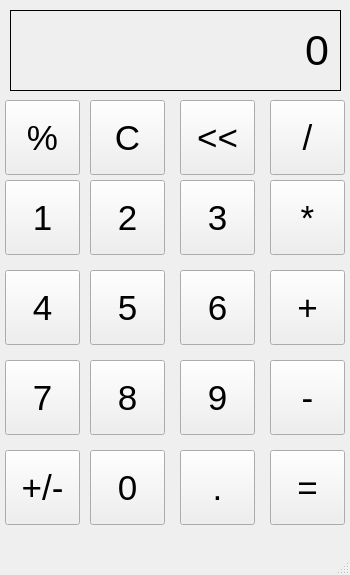
<?xml version="1.0" encoding="UTF-8"?>
<ui version="4.0">
 <class>MainWindow</class>
 <widget class="QMainWindow" name="MainWindow">
  <property name="geometry">
   <rect>
    <x>0</x>
    <y>0</y>
    <width>350</width>
    <height>575</height>
   </rect>
  </property>
  <property name="windowTitle">
   <string>Calculator</string>
  </property>
  <widget class="QWidget" name="centralwidget">
   <widget class="QLabel" name="outputLabel">
    <property name="geometry">
     <rect>
      <x>10</x>
      <y>10</y>
      <width>331</width>
      <height>81</height>
     </rect>
    </property>
    <property name="font">
     <font>
      <pointsize>32</pointsize>
     </font>
    </property>
    <property name="frameShape">
     <enum>QFrame::Box</enum>
    </property>
    <property name="frameShadow">
     <enum>QFrame::Plain</enum>
    </property>
    <property name="text">
     <string>0</string>
    </property>
    <property name="alignment">
     <set>Qt::AlignRight|Qt::AlignTrailing|Qt::AlignVCenter</set>
    </property>
    <property name="margin">
     <number>15</number>
    </property>
   </widget>
   <widget class="QPushButton" name="percentButton">
    <property name="geometry">
     <rect>
      <x>5</x>
      <y>100</y>
      <width>75</width>
      <height>75</height>
     </rect>
    </property>
    <property name="font">
     <font>
      <pointsize>26</pointsize>
     </font>
    </property>
    <property name="text">
     <string>%</string>
    </property>
   </widget>
   <widget class="QPushButton" name="cButton">
    <property name="geometry">
     <rect>
      <x>90</x>
      <y>100</y>
      <width>75</width>
      <height>75</height>
     </rect>
    </property>
    <property name="font">
     <font>
      <pointsize>26</pointsize>
     </font>
    </property>
    <property name="text">
     <string>C</string>
    </property>
   </widget>
   <widget class="QPushButton" name="delButton">
    <property name="geometry">
     <rect>
      <x>180</x>
      <y>100</y>
      <width>75</width>
      <height>75</height>
     </rect>
    </property>
    <property name="font">
     <font>
      <pointsize>26</pointsize>
     </font>
    </property>
    <property name="text">
     <string>&lt;&lt;</string>
    </property>
   </widget>
   <widget class="QPushButton" name="divideButton">
    <property name="geometry">
     <rect>
      <x>270</x>
      <y>100</y>
      <width>75</width>
      <height>75</height>
     </rect>
    </property>
    <property name="font">
     <font>
      <pointsize>26</pointsize>
     </font>
    </property>
    <property name="text">
     <string>/</string>
    </property>
   </widget>
   <widget class="QPushButton" name="threeButton">
    <property name="geometry">
     <rect>
      <x>180</x>
      <y>180</y>
      <width>75</width>
      <height>75</height>
     </rect>
    </property>
    <property name="font">
     <font>
      <pointsize>26</pointsize>
     </font>
    </property>
    <property name="text">
     <string>3</string>
    </property>
   </widget>
   <widget class="QPushButton" name="twoButton">
    <property name="geometry">
     <rect>
      <x>90</x>
      <y>180</y>
      <width>75</width>
      <height>75</height>
     </rect>
    </property>
    <property name="font">
     <font>
      <pointsize>26</pointsize>
     </font>
    </property>
    <property name="text">
     <string>2</string>
    </property>
   </widget>
   <widget class="QPushButton" name="oneButton">
    <property name="geometry">
     <rect>
      <x>5</x>
      <y>180</y>
      <width>75</width>
      <height>75</height>
     </rect>
    </property>
    <property name="font">
     <font>
      <pointsize>26</pointsize>
     </font>
    </property>
    <property name="text">
     <string>1</string>
    </property>
   </widget>
   <widget class="QPushButton" name="multiplyButton">
    <property name="geometry">
     <rect>
      <x>270</x>
      <y>180</y>
      <width>75</width>
      <height>75</height>
     </rect>
    </property>
    <property name="font">
     <font>
      <pointsize>26</pointsize>
     </font>
    </property>
    <property name="text">
     <string>*</string>
    </property>
   </widget>
   <widget class="QPushButton" name="sixButton">
    <property name="geometry">
     <rect>
      <x>180</x>
      <y>270</y>
      <width>75</width>
      <height>75</height>
     </rect>
    </property>
    <property name="font">
     <font>
      <pointsize>26</pointsize>
     </font>
    </property>
    <property name="text">
     <string>6</string>
    </property>
   </widget>
   <widget class="QPushButton" name="fiveButton">
    <property name="geometry">
     <rect>
      <x>90</x>
      <y>270</y>
      <width>75</width>
      <height>75</height>
     </rect>
    </property>
    <property name="font">
     <font>
      <pointsize>26</pointsize>
     </font>
    </property>
    <property name="text">
     <string>5</string>
    </property>
   </widget>
   <widget class="QPushButton" name="fourButton">
    <property name="geometry">
     <rect>
      <x>5</x>
      <y>270</y>
      <width>75</width>
      <height>75</height>
     </rect>
    </property>
    <property name="font">
     <font>
      <pointsize>26</pointsize>
     </font>
    </property>
    <property name="text">
     <string>4</string>
    </property>
   </widget>
   <widget class="QPushButton" name="addButton">
    <property name="geometry">
     <rect>
      <x>270</x>
      <y>270</y>
      <width>75</width>
      <height>75</height>
     </rect>
    </property>
    <property name="font">
     <font>
      <pointsize>26</pointsize>
     </font>
    </property>
    <property name="text">
     <string>+</string>
    </property>
   </widget>
   <widget class="QPushButton" name="nineButton">
    <property name="geometry">
     <rect>
      <x>180</x>
      <y>360</y>
      <width>75</width>
      <height>75</height>
     </rect>
    </property>
    <property name="font">
     <font>
      <pointsize>26</pointsize>
     </font>
    </property>
    <property name="text">
     <string>9</string>
    </property>
   </widget>
   <widget class="QPushButton" name="eightButton">
    <property name="geometry">
     <rect>
      <x>90</x>
      <y>360</y>
      <width>75</width>
      <height>75</height>
     </rect>
    </property>
    <property name="font">
     <font>
      <pointsize>26</pointsize>
     </font>
    </property>
    <property name="text">
     <string>8</string>
    </property>
   </widget>
   <widget class="QPushButton" name="sevenButton">
    <property name="geometry">
     <rect>
      <x>5</x>
      <y>360</y>
      <width>75</width>
      <height>75</height>
     </rect>
    </property>
    <property name="font">
     <font>
      <pointsize>26</pointsize>
     </font>
    </property>
    <property name="text">
     <string>7</string>
    </property>
   </widget>
   <widget class="QPushButton" name="subtractButton">
    <property name="geometry">
     <rect>
      <x>270</x>
      <y>360</y>
      <width>75</width>
      <height>75</height>
     </rect>
    </property>
    <property name="font">
     <font>
      <pointsize>26</pointsize>
     </font>
    </property>
    <property name="text">
     <string>-</string>
    </property>
   </widget>
   <widget class="QPushButton" name="equalButton">
    <property name="geometry">
     <rect>
      <x>270</x>
      <y>450</y>
      <width>75</width>
      <height>75</height>
     </rect>
    </property>
    <property name="font">
     <font>
      <pointsize>26</pointsize>
     </font>
    </property>
    <property name="text">
     <string>=</string>
    </property>
   </widget>
   <widget class="QPushButton" name="oppoButton">
    <property name="geometry">
     <rect>
      <x>5</x>
      <y>450</y>
      <width>75</width>
      <height>75</height>
     </rect>
    </property>
    <property name="font">
     <font>
      <pointsize>26</pointsize>
     </font>
    </property>
    <property name="text">
     <string>+/-</string>
    </property>
   </widget>
   <widget class="QPushButton" name="decimalButton">
    <property name="geometry">
     <rect>
      <x>180</x>
      <y>450</y>
      <width>75</width>
      <height>75</height>
     </rect>
    </property>
    <property name="font">
     <font>
      <pointsize>26</pointsize>
     </font>
    </property>
    <property name="text">
     <string>.</string>
    </property>
   </widget>
   <widget class="QPushButton" name="zeroButton">
    <property name="geometry">
     <rect>
      <x>90</x>
      <y>450</y>
      <width>75</width>
      <height>75</height>
     </rect>
    </property>
    <property name="font">
     <font>
      <pointsize>26</pointsize>
     </font>
    </property>
    <property name="text">
     <string>0</string>
    </property>
   </widget>
   <widget class="QLabel" name="tempLabel">
    <property name="geometry">
     <rect>
      <x>10</x>
      <y>10</y>
      <width>331</width>
      <height>21</height>
     </rect>
    </property>
    <property name="font">
     <font>
      <pointsize>10</pointsize>
     </font>
    </property>
    <property name="text">
     <string/>
    </property>
    <property name="alignment">
     <set>Qt::AlignRight|Qt::AlignTrailing|Qt::AlignVCenter</set>
    </property>
    <property name="margin">
     <number>50</number>
    </property>
   </widget>
  </widget>
  <widget class="QMenuBar" name="menubar">
   <property name="geometry">
    <rect>
     <x>0</x>
     <y>0</y>
     <width>350</width>
     <height>21</height>
    </rect>
   </property>
  </widget>
  <widget class="QStatusBar" name="statusbar"/>
 </widget>
 <resources/>
 <connections/>
</ui>
